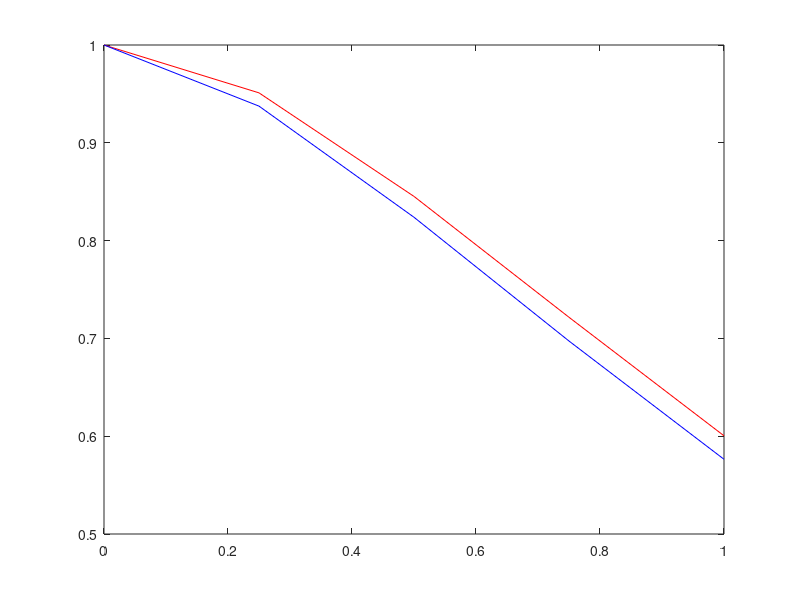

Write MATLAB code to recreate this figure.
%% ME 3001 - Mechanical Enigineering Analysis
%
%  Tristan Hill - 6/24/2014
%
%  Finite Difference Method 
%  Example Problem - solve a 2nd order Linear ODE 
%  solve w fin. diff and compare to exact solution
%
%%
close all
clear all
clc

n =5; % number of values in function 
x=linspace(0,1,n); 
h=x(2)-x(1); % distance between x values , remains constant
y=zeros(size(x));

% compute value at intitial condition
y(1)=1;
y(2)=y(1)*(1-h^2);

for i=2:n-1
    y(i+1)=((2*y(i)-y(i-1))/h^2 + 3*y(i-1)/(2*h) -2*y(i) )/(1/h^2+3/(2*h));
    
end

ye=2*exp(-x)-exp(-2*x);

figure(1)
plot(x,ye,'r',x,y,'b')


